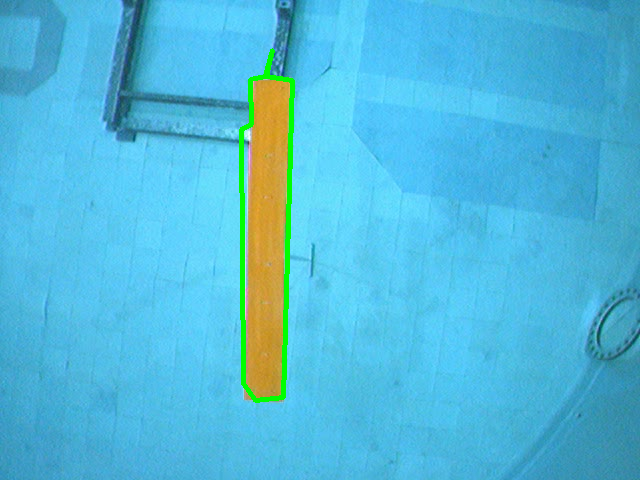
#> input picture src/vision/src/tuners/line_lab_testing.png, 640 x 480 px
$ python gate_detection.py ../tuners/line_lab_testing.png   (Python 2 division)
#> lines starting #> are read from the running program, lines starting #| are printed output that depends on the picture; after the words box and inside, x2 and y2 are one past the last pixel; in counts of white or black regions, pixels touching at a corner belong together
#! /usr/bin/env python2
import cv2
import argparse
import numpy as np
import math

parser = argparse.ArgumentParser(description='Gate detection prototype')
parser.add_argument('image', type=str, help='Image file to examine')
args = parser.parse_args()

image = cv2.imread(args.image)
#> image is the input picture: shape (480, 640, 3); mean B, G, R 218, 185.8, 81.6
gray = cv2.cvtColor(image, cv2.COLOR_BGR2GRAY)
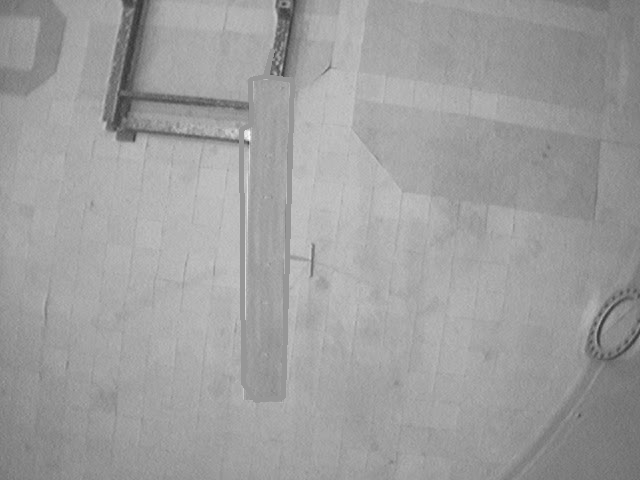
#> gray: shape (480, 640); min 49, max 252, mean 158.4
edges = cv2.Canny(gray, 50, 150)
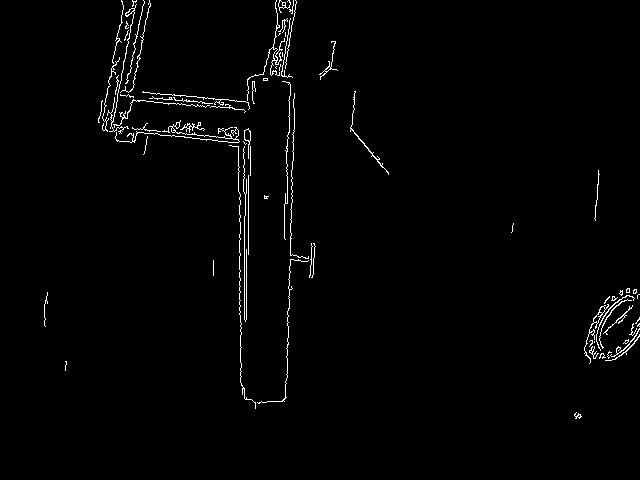
#> edges: shape (480, 640); 1.5% white in thin lines or dots, all inside (x1, y1, x2, y2) = (44, 0, 640, 419)
lines = cv2.HoughLinesP(edges, 1, np.pi/180, 80, None, 50, 10)
#> lines = [[244, 319, 244, 216], [290, 249, 294, 108], [246, 304, 246, 249], [238, 130, 239, 221], [248, 254, 248, 175], [137, 132, 233, 142], [284, 19, 285, 81], [239, 266, 241, 385], [142, 92, 253, 102], [288, 316, 290, 250], [110, 131, 135, 1], [103, 124, 250, 140]]

# [4 lines of commented-out code are left out]


def is_vertical(x):
    x1, y1, x2, y2 = x[0]
    angle = math.atan2(y2 - y1, x2 - x1) * 180.0 / np.pi
    if (angle < 115 and angle > 65) or (angle > -115 and angle < -65):
        return True
    return False


verts = [x for x in lines if is_vertical(x)]
#> verts = [[[244, 319, 244, 216]], [[290, 249, 294, 108]], [[246, 304, 246, 249]], [[238, 130, 239, 221]], [[248, 254, 248, 175]], [[284, 19, 285, 81]], [[239, 266, 241, 385]], [[288, 316, 290, 250]], [[110, 131, 135, 1]]]
means = [(l[0][0] + l[0][2]) / 2 for l in verts]
#> means = [244, 292, 246, 238, 248, 284, 240, 289, 122]

mean = lambda x: sum(x) / len(x)
avg = mean(means)
#> avg = 244
left = mean([x for x in means if x < avg])
#> left = 200
right = mean([x for x in means if x >= avg])
#> right = 267
print means
#| [244, 292, 246, 238, 248, 284, 240, 289, 122]
if lines is not None:
    for i in range(0, len(lines)):
        x1, y1, x2, y2 = lines[i][0]

        angle = math.atan2(y2 - y1, x2 - x1) * 180.0 / np.pi
        if (angle < 115 and angle > 65) or (angle > -115 and angle < -65):
            cv2.line(image, (x1, y1), (x2, y2), (255, 0, 0), 3)
#> this loop made 12 passes
#> (x1, y1, x2, y2, angle) on passes 1 to 12: (244, 319, 244, 216, -90), (290, 249, 294, 108, -88.38), (246, 304, 246, 249, -90), (238, 130, 239, 221, 89.37), (248, 254, 248, 175, -90), (137, 132, 233, 142, 5.95), (284, 19, 285, 81, 89.08), (239, 266, 241, 385, 89.04), (142, 92, 253, 102, 5.15), (288, 316, 290, 250, -88.26), (110, 131, 135, 1, -79.11), (103, 124, 250, 140, 6.21)
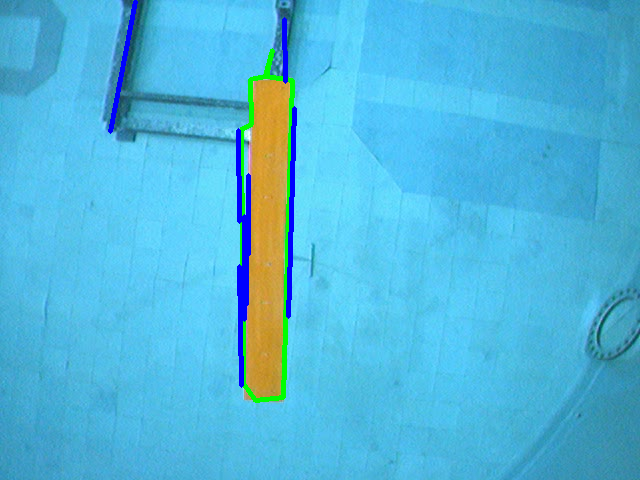
#> image: shape (480, 640, 3); 1.33% of pixels changed, all inside (x1, y1, x2, y2) = (108, 0, 297, 388)
    cv2.line(image, (left, 0), (left, 1000), (0, 0, 255), 3)
    cv2.line(image, (right, 0), (right, 1000), (0, 0, 255), 3)
    cv2.line(image, ((left + right)/2, 0), ((left + right)/2, 1000), (0, 255, 0), 3)
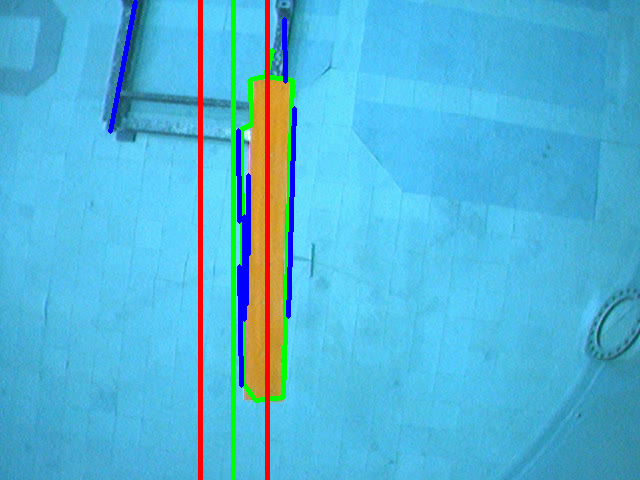
#> image: shape (480, 640, 3); mean B, G, R 215, 180.7, 82

print(image.shape)
#| (480, 640, 3)
cv2.imshow('lines', image)
cv2.waitKey(0)
